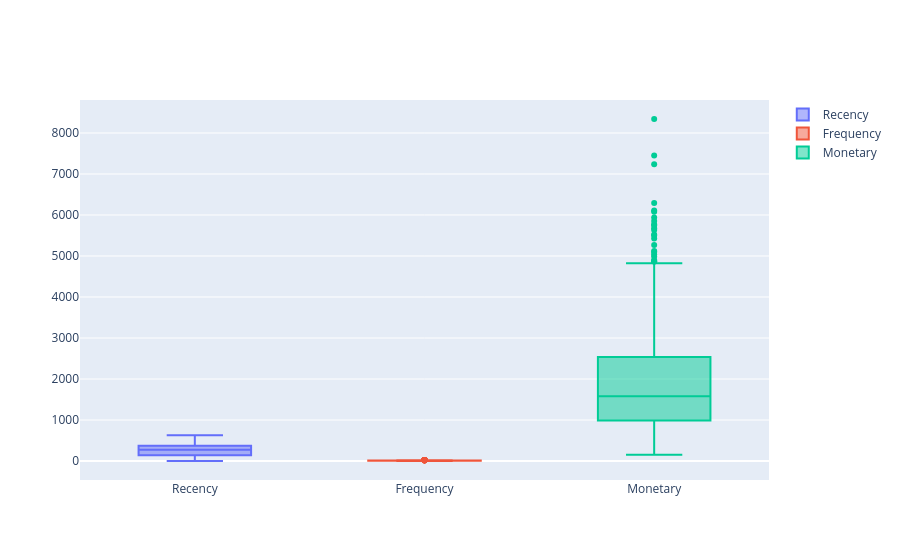

Write notebook code for a chart like this one.
### Code cell
fig = go.Figure()
fig.add_trace(go.Box(y=vips['Recency'], name = 'Recency'))
fig.add_trace(go.Box(y=vips['Frequency'], name = 'Frequency'))
fig.add_trace(go.Box(y=vips['Monetary'], name = 'Monetary'))

### Figure 1 — Plotly figure (JSON) as saved in the notebook; plotly's stock layout.template omitted (floating-point values rounded to 4 significant figures; data arrays with more than 128 entries replaced by an {"elided": "..."} marker saying what was removed)
{"data": [{"name": "Recency", "type": "box", "y": {"elided": "720 int values"}}, {"name": "Frequency", "type": "box", "y": {"elided": "720 int values"}}, {"name": "Monetary", "type": "box", "y": {"elided": "720 float values"}}], "layout": {}}
